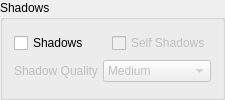
           <widget class="QGroupBox" name="groupBoxShadows">
            <property name="title">
             <string>Shadows</string>
            </property>
            <property name="flat">
             <bool>true</bool>
            </property>
            <layout class="QVBoxLayout" name="shadowsLayout">
             <property name="spacing">
              <number>5</number>
             </property>
             <item>
              <layout class="QHBoxLayout" name="shadowsCheckLayout">
               <item>
                <widget class="QCheckBox" name="checkBoxShadowMapping">
                 <property name="toolTip">
                  <string>Enable real-time shadow mapping</string>
                 </property>
                 <property name="text">
                  <string>Shadows</string>
                 </property>
                </widget>
               </item>
               <item>
                <widget class="QCheckBox" name="checkBoxSelfShadows">
                 <property name="enabled">
                  <bool>false</bool>
                 </property>
                 <property name="toolTip">
                  <string>Allow a surface to cast shadows on itself</string>
                 </property>
                 <property name="text">
                  <string>Self Shadows</string>
                 </property>
                </widget>
               </item>
              </layout>
             </item>
             <item>
              <layout class="QHBoxLayout" name="shadowQualityLayout">
               <item>
                <widget class="QLabel" name="labelShadowQuality">
                 <property name="enabled">
                  <bool>false</bool>
                 </property>
                 <property name="text">
                  <string>Shadow Quality</string>
                 </property>
                </widget>
               </item>
               <item>
                <widget class="QComboBox" name="comboBoxShadowQuality">
                 <property name="enabled">
                  <bool>false</bool>
                 </property>
                 <property name="maximumSize">
                  <size>
                   <width>150</width>
                   <height>16777215</height>
                  </size>
                 </property>
                 <property name="toolTip">
                  <string>Shadow map resolution: higher is softer/smoother but slower</string>
                 </property>
                 <property name="currentIndex">
                  <number>1</number>
                 </property>
                 <item>
                  <property name="text">
                   <string>Low (Sharper)</string>
                  </property>
                 </item>
                 <item>
                  <property name="text">
                   <string>Medium</string>
                  </property>
                 </item>
                 <item>
                  <property name="text">
                   <string>High</string>
                  </property>
                 </item>
                 <item>
                  <property name="text">
                   <string>Ultra (Softer)</string>
                  </property>
                 </item>
                </widget>
               </item>
              </layout>
             </item>
            </layout>
           </widget>
